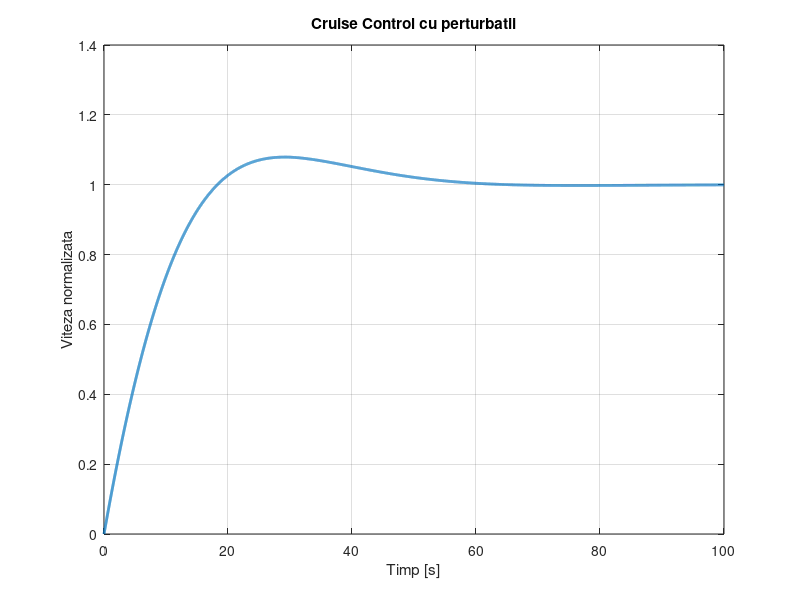

This figure's MATLAB source:
%% Cruise Control cu regulator PI
% Simularea raspunsului sistemului la o perturbatie
%% Parametrii vehiculului

m = 1000;      % Masa vehiculului [kg]
D = 50;        % Coeficient de frecare [N*s/m]

%% Parametrii regulatorului PI

kp = 100;      % Castig proportional
ki = 10;       % Castig integral

%% Functia de transfer a vehiculului

H = tf(1,[m D]);

%% Definirea regulatorului PI

G = pid(kp,ki);

%% Functiile de transfer in bucla inchisa

T = feedback(G*H,1);   % Raspunsul sistemului la referinta
H0 = feedback(H,G);    % Raspunsul sistemului la perturbatie

%% Semnalele de simulare

t = 0:0.01:100;        % Timpul de simulare

r = ones(size(t));     % Referinta (viteza dorita)

d = zeros(size(t));    % Perturbatia (aparitia unei pante)
d(t >= 30) = 0.2;

%% Simularea sistemului

y_ref = lsim(T,r,t);       % Raspunsul la referinta
y_dist = lsim(H0,d,t);     % Influenta perturbatiei

% Raspunsul total al sistemului
% Perturbatia reprezinta o forta rezistenta (de exemplu, o panta),
% de aceea efectul ei se scade din raspunsul la referinta.
y = y_ref - y_dist;

%% Afisarea rezultatului

plot(t,y,'LineWidth',2)
grid on

title('Cruise Control cu perturbatii')
xlabel('Timp [s]')
ylabel('Viteza normalizata')
